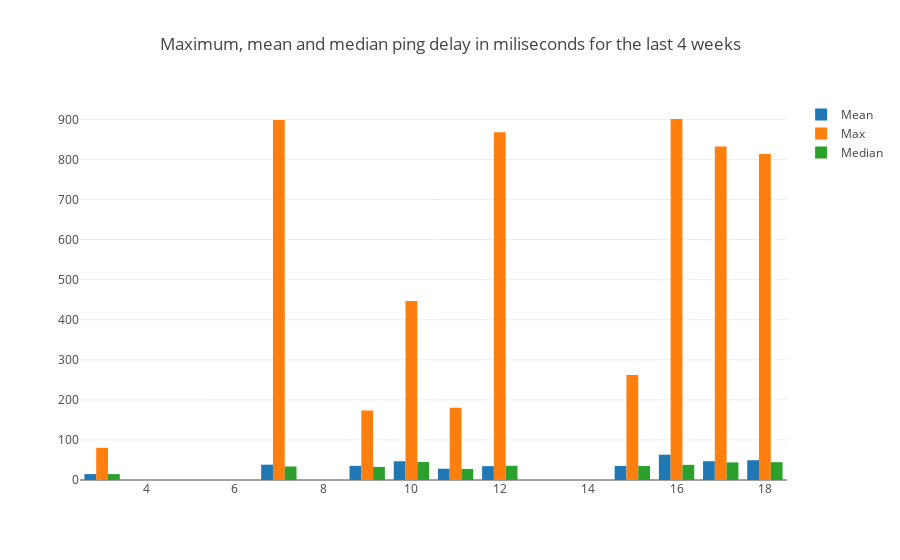

The code cell stored with this chart in its notebook:
### Markdown cell above
Plotting mean and max ping latency results for every reporting result in December.

### Code cell
trace1 = go.Bar(
            x=device_numbers_dec,
            y=device_mean_dec,
            name='Mean',
    )
trace2 = go.Bar(
            x=device_numbers_dec,
            y=device_max_dec,
            name='Max',
    
    )
trace3 = go.Bar(
            x=device_numbers_dec,
            y=device_median_dec,
            name='Median',
    
    )
data = [trace1, trace2, trace3]
layout = go.Layout(
       # barmode='stack',
        title="Maximum, mean and median ping delay in miliseconds for the last 4 weeks"
    )

fig = go.Figure(data=data, layout=layout)
iplot(fig)

### Figure 1 — Plotly figure (JSON) as saved in the notebook; plotly's stock layout.template omitted (floating-point values rounded to 4 significant figures)
{"data": [{"name": "Mean", "type": "bar", "x": [3, 7, 9, 10, 11, 12, 15, 16, 17, 18], "y": [14.78, 38.24, 35.31, 46.77, 28.11, 34.58, 35.02, 63.17, 46.93, 49.35]}, {"name": "Max", "type": "bar", "x": [3, 7, 9, 10, 11, 12, 15, 16, 17, 18], "y": [80.32, 898.4, 173.2, 446.6, 180.6, 867.8, 262.4, 901.1, 832.2, 813.9]}, {"name": "Median", "type": "bar", "x": [3, 7, 9, 10, 11, 12, 15, 16, 17, 18], "y": [14.72, 33.73, 32.57, 44.89, 27.63, 35.45, 35.0, 37.81, 43.88, 44.5]}], "layout": {"title": "Maximum, mean and median ping delay in miliseconds for the last 4 weeks"}}
